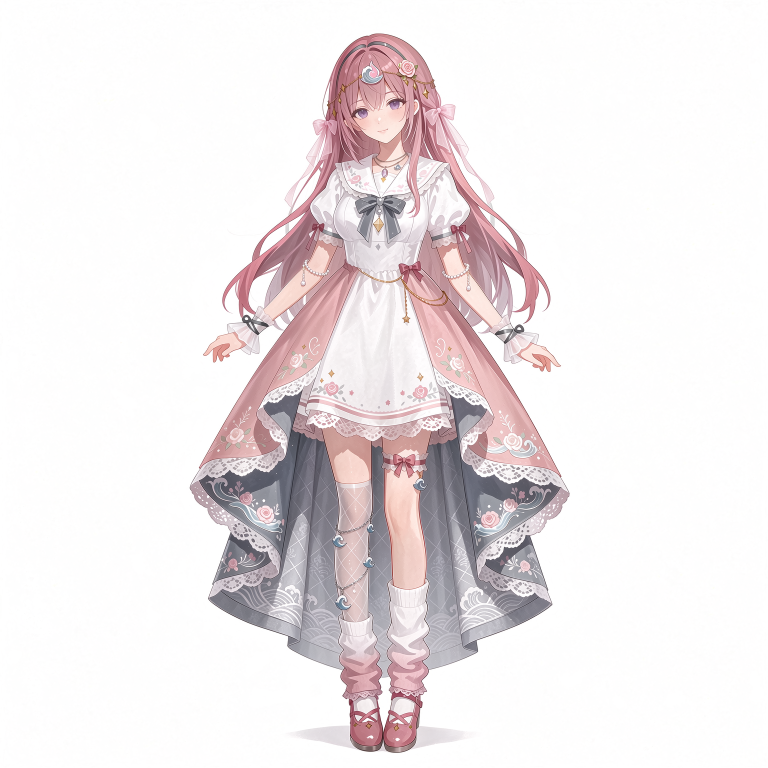
#> input picture live2d/source/xiyin-artwork-complete.png, 1536 x 1536 px, found by its file name (shown at 1/2 size)
$ python remove_bg_fixed.py
#> lines starting #> are read from the running program, lines starting #| are printed output that depends on the picture; after the words box and inside, x2 and y2 are one past the last pixel; in counts of white or black regions, pixels touching at a corner belong together
from PIL import Image, ImageDraw
import numpy as np

# 打开原始定稿，不使用之前的错误结果
img = Image.open("/home/user/zhichao/live2d/source/xiyin-artwork-complete.png").convert("RGBA")
width, height = img.size
#> width = 1536; height = 1536
pixels = img.load()

# 标记背景：从四个角开始漫水填充，只处理和边缘连通的白色
visited = np.zeros((height, width), dtype=bool)
queue = []

# 加入四个角作为起点
corners = [(0, 0), (width-1, 0), (0, height-1), (width-1, height-1)]
for x, y in corners:
    r, g, b, a = pixels[x, y]
    if r >= 235 and g >= 235 and b >= 235:
        queue.append((x, y))
        visited[y, x] = True
#> this loop made 4 passes
#> (r, g, b) on passes 1 to 4: (254, 254, 252), (255, 254, 254), (255, 255, 255), (255, 255, 255)
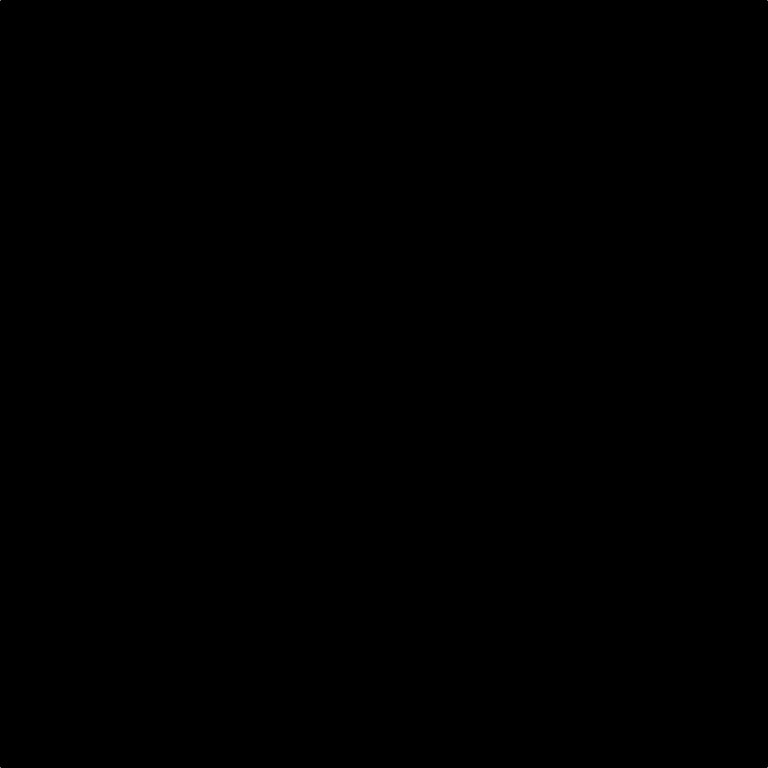
#> visited: shape (1536, 1536) bool (shown at 1/2 size); 0% white in thin lines or dots
#> after the loop, queue = [(0, 0), (1535, 0), (0, 1535), (1535, 1535)]

# 四方向漫水，容差15，只找连通的白色背景
threshold = 20
while queue:
    x, y = queue.pop(0)
    for dx, dy in [(-1,0),(1,0),(0,-1),(0,1)]:
        nx, ny = x+dx, y+dy
        if 0 <= nx < width and 0 <= ny < height and not visited[ny, nx]:
            r, g, b, a = pixels[nx, ny]
            if r >= 235-threshold and g >= 235-threshold and b >= 235-threshold:
                visited[ny, nx] = True
                queue.append((nx, ny))
#> this loop made 1707305 passes
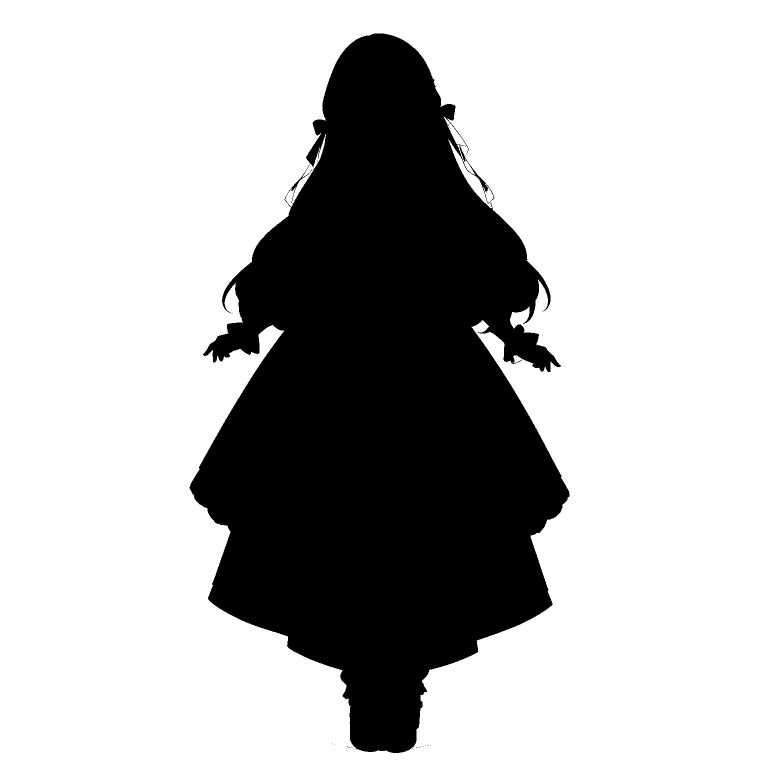
#> visited: shape (1536, 1536) bool (shown at 1/2 size); 72.4% white; 25 black regions (24 under 20 px), largest, box (x1, y1, x2, y2) and area: (379, 67, 1139, 1506) 651946
#> after the loop, queue = []

# 把识别到的背景区域alpha设为0，其他区域完全保留，包括内部白裙
data = np.array(img)
data[visited, 3] = 0
fixed_img = Image.fromarray(data)

# 覆盖修正后的透明底文件
fixed_img.save("/home/user/zhichao/live2d/layers/00-character-full.png")
print("修正完成，内部白裙已完整保留")
